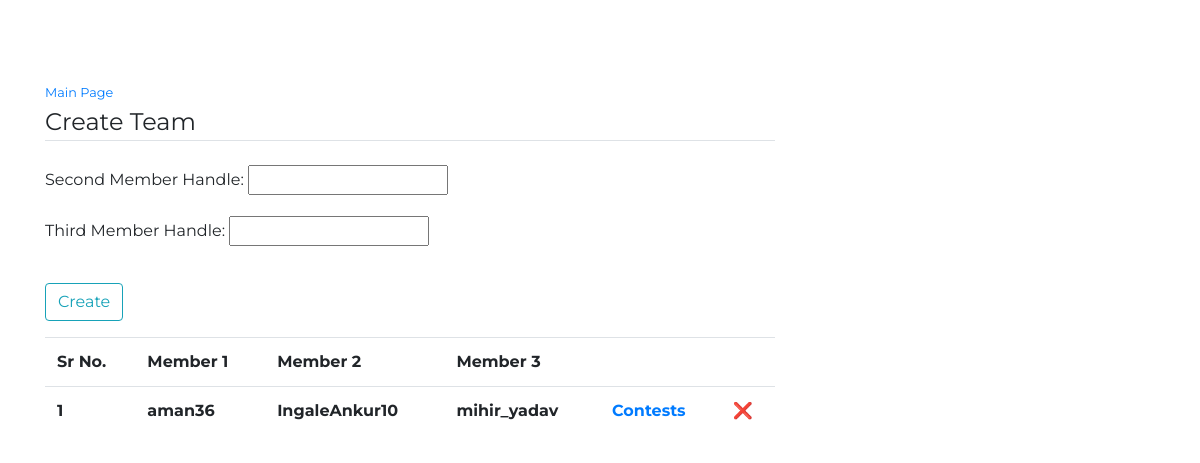
Before: /codeforces-frenemies/createteam/ (signed in) with the older database file.
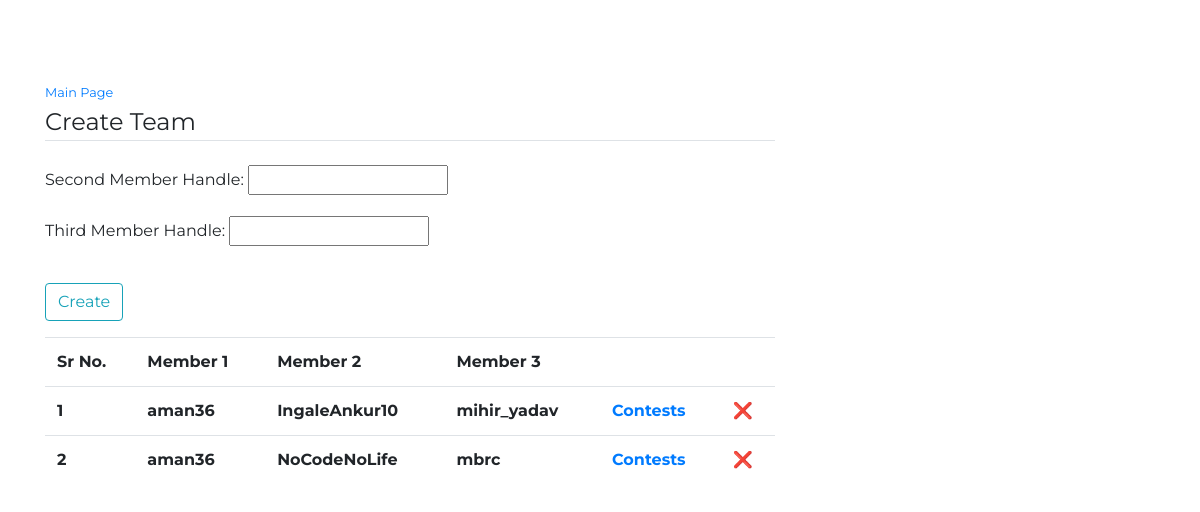
After: the same page with the newer database file.
### cfFrenemies/models.py (models this page shows, shortened)
class User_Team(models.Model):
    creator_user = models.ForeignKey(User , on_delete=models.CASCADE , default = None)
    handle2 = models.CharField(max_length = 100)
    handle3 = models.CharField(max_length = 100)
    def __str__(self):
        a = [self.handle2, self.handle3]
        return ''.join(a)

class User(AbstractBaseUser):
    handle = models.CharField(max_length = 100 , unique = True)
    email = models.EmailField(max_length = 255)
    active = models.BooleanField(default=True)
    staff = models.BooleanField(default=False) # a admin user; non super-user
    admin = models.BooleanField(default=False) # a superuser
    USERNAME_FIELD = 'handle'
    REQUIRED_FIELDS = ['email']
    objects = UserManager()
    @property
    def is_active(self):
        return self.active

### cfFrenemies/views.py (the view)
# urls.py: path('createteam/' , views.createTeam, name = 'createTeam'),
def createTeam(request):
    if request.user.is_authenticated:
        if request.method == 'POST':
            form = CreateTeamForm(request.POST)
            if form.is_valid():
                handles = [
                    form.cleaned_data.get('handle2'),
                    form.cleaned_data.get('handle3')
                ]
                handles.sort()
                if request.user.handle in handles:
                    messages.error(request, 'Logged In user already in team.')
                else:
                    try:
                        user_team = User_Team.objects.get(
                            creator_user = request.user,
                            handle2 = handles[0],
                            handle3 = handles[1]
                        )
                    except User_Team.DoesNotExist:
                        user_team = User_Team(
                            creator_user = request.user,
                            handle2 = handles[0],
                            handle3 = handles[1],
                        )
                        user_team.save()
                        return redirect('createTeam')
                    else:
                        messages.error(request , 'Team already created.')
        else:
            form = CreateTeamForm()
        teams = []
        for team in User_Team.objects.filter(creator_user = request.user):
            teams.append({
                'team': team,
                'encrypted': signing.dumps({'id' : team.id})
            })
        print(teams)
        return render(
            request,
            template_name = 'cfFrenemies/createteam.html',
            context = {
                'form': form,
                'teams': teams
                }
            )
    else:
        redirect('login')
    pass

### cfFrenemies/forms.py (shortened to what this page needs)
class CreateTeamForm(forms.Form):
    handle2 = forms.CharField(label = 'Second Member Handle', widget=forms.TextInput)
    handle3 = forms.CharField(label = 'Third Member Handle', widget=forms.TextInput)

### cfFrenemies/templates/cfFrenemies/createteam.html (shortened to what this page needs)
{% extends "cfFrenemies/layout.html" %}
{% block content %}
    <div>
        <small>
            <a href="{% url 'index' %}">Main Page</a>
        </small>
    </div>
	<div class="content-section">
        <form method="POST">
            <fieldset class="form-group">
                <legend class="border-bottom mb-4">Create Team</legend>
                {{ form.as_p }}
            </fieldset>
            <div class="form-group">
                <button class="btn btn-outline-info" type="submit">Create</button>
            </div>
        </form>
    </div>
{% if teams %}
<table class = "table table-hover">
    <tr>
        <th class = "th-lg">
            Sr No.
        </th>
        <th class = "th-lg">
            Member 1
        </th>
        <th class = "th-lg">
            Member 2
        </th>
        <th class = "th-lg">
            Member 3
        </th>
        <th class = "th-lg">
        </th>
        <th class = "th-lg">
        </th>
    </tr>
    {% for team in teams %}
    <tr>
        <th class = "th-lg">
            {{ forloop.counter }}
        </th>
        <th class = "th-lg">
            {{ team.team.creator_user.handle }}
        </th>
        <th class = "th-lg">
            {{ team.team.handle2 }}
        </th>
        <th class = "th-lg">
            {{ team.team.handle3 }}
        </th>
        <th class = "th-lg">
            <a href="{% url 'showUnattemptedContests' team.encrypted %}" title = "Click to get team stats"
                style="font-weight:bold;">Contests</a>
        </th>
        <th class = "th-lg">
            <a href="{% url 'delTeam' team.team.handle2 team.team.handle3 %}" title = "Click to remove this team"
                style="color:#FF0000;font-weight:bold;">&#10060</a>
        </th>
    </tr>
    {% endfor %}
</table>
{% endif %}
{% endblock content %}

Changed rows visible on the page:
added User_Team: team.creator_user.handle "aman36", team.handle2 "NoCodeNoLife", team.handle3 "mbrc"
